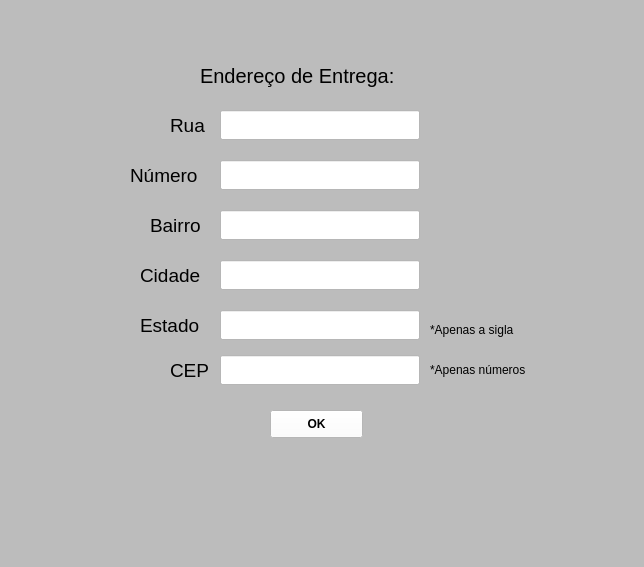
<?xml version="1.0" encoding="UTF-8"?>
<ui version="4.0">
 <class>MainWindow</class>
 <widget class="QMainWindow" name="MainWindow">
  <property name="geometry">
   <rect>
    <x>0</x>
    <y>0</y>
    <width>644</width>
    <height>567</height>
   </rect>
  </property>
  <property name="windowTitle">
   <string>MainWindow</string>
  </property>
  <property name="styleSheet">
   <string notr="true">background-color: rgb(188, 188, 188)</string>
  </property>
  <widget class="QWidget" name="centralwidget">
   <widget class="QLabel" name="label_6">
    <property name="geometry">
     <rect>
      <x>430</x>
      <y>360</y>
      <width>111</width>
      <height>20</height>
     </rect>
    </property>
    <property name="text">
     <string>*Apenas números</string>
    </property>
   </widget>
   <widget class="QPushButton" name="pushButton">
    <property name="geometry">
     <rect>
      <x>270</x>
      <y>410</y>
      <width>93</width>
      <height>28</height>
     </rect>
    </property>
    <property name="font">
     <font>
      <weight>75</weight>
      <bold>true</bold>
     </font>
    </property>
    <property name="styleSheet">
     <string notr="true">background-color: rgb(255, 255, 255)</string>
    </property>
    <property name="text">
     <string>OK</string>
    </property>
   </widget>
   <widget class="QLabel" name="label">
    <property name="geometry">
     <rect>
      <x>200</x>
      <y>60</y>
      <width>261</width>
      <height>31</height>
     </rect>
    </property>
    <property name="font">
     <font>
      <pointsize>15</pointsize>
     </font>
    </property>
    <property name="text">
     <string>Endereço de Entrega:</string>
    </property>
   </widget>
   <widget class="QLineEdit" name="num">
    <property name="geometry">
     <rect>
      <x>220</x>
      <y>160</y>
      <width>200</width>
      <height>30</height>
     </rect>
    </property>
    <property name="font">
     <font>
      <pointsize>10</pointsize>
     </font>
    </property>
    <property name="styleSheet">
     <string notr="true">background-color: rgb(255, 255, 255)</string>
    </property>
    <property name="maxLength">
     <number>11</number>
    </property>
   </widget>
   <widget class="QLabel" name="label_4">
    <property name="geometry">
     <rect>
      <x>130</x>
      <y>165</y>
      <width>81</width>
      <height>21</height>
     </rect>
    </property>
    <property name="font">
     <font>
      <pointsize>14</pointsize>
     </font>
    </property>
    <property name="text">
     <string>Número</string>
    </property>
   </widget>
   <widget class="QLabel" name="label_3">
    <property name="geometry">
     <rect>
      <x>170</x>
      <y>115</y>
      <width>41</width>
      <height>21</height>
     </rect>
    </property>
    <property name="font">
     <font>
      <pointsize>14</pointsize>
     </font>
    </property>
    <property name="text">
     <string>Rua</string>
    </property>
   </widget>
   <widget class="QLineEdit" name="rua">
    <property name="geometry">
     <rect>
      <x>220</x>
      <y>110</y>
      <width>200</width>
      <height>30</height>
     </rect>
    </property>
    <property name="font">
     <font>
      <pointsize>10</pointsize>
     </font>
    </property>
    <property name="styleSheet">
     <string notr="true">background-color: rgb(255, 255, 255)</string>
    </property>
    <property name="maxLength">
     <number>100</number>
    </property>
   </widget>
   <widget class="QLineEdit" name="bairro">
    <property name="geometry">
     <rect>
      <x>220</x>
      <y>210</y>
      <width>200</width>
      <height>30</height>
     </rect>
    </property>
    <property name="font">
     <font>
      <pointsize>10</pointsize>
     </font>
    </property>
    <property name="styleSheet">
     <string notr="true">background-color: rgb(255, 255, 255)</string>
    </property>
    <property name="maxLength">
     <number>11</number>
    </property>
   </widget>
   <widget class="QLineEdit" name="cidade">
    <property name="geometry">
     <rect>
      <x>220</x>
      <y>260</y>
      <width>200</width>
      <height>30</height>
     </rect>
    </property>
    <property name="font">
     <font>
      <pointsize>10</pointsize>
     </font>
    </property>
    <property name="styleSheet">
     <string notr="true">background-color: rgb(255, 255, 255)</string>
    </property>
    <property name="maxLength">
     <number>11</number>
    </property>
   </widget>
   <widget class="QLabel" name="label_5">
    <property name="geometry">
     <rect>
      <x>150</x>
      <y>215</y>
      <width>61</width>
      <height>21</height>
     </rect>
    </property>
    <property name="font">
     <font>
      <pointsize>14</pointsize>
     </font>
    </property>
    <property name="text">
     <string>Bairro</string>
    </property>
   </widget>
   <widget class="QLabel" name="label_8">
    <property name="geometry">
     <rect>
      <x>140</x>
      <y>265</y>
      <width>71</width>
      <height>21</height>
     </rect>
    </property>
    <property name="font">
     <font>
      <pointsize>14</pointsize>
     </font>
    </property>
    <property name="text">
     <string>Cidade</string>
    </property>
   </widget>
   <widget class="QLabel" name="label_9">
    <property name="geometry">
     <rect>
      <x>140</x>
      <y>315</y>
      <width>71</width>
      <height>21</height>
     </rect>
    </property>
    <property name="font">
     <font>
      <pointsize>14</pointsize>
     </font>
    </property>
    <property name="text">
     <string>Estado</string>
    </property>
   </widget>
   <widget class="QLineEdit" name="estado">
    <property name="geometry">
     <rect>
      <x>220</x>
      <y>310</y>
      <width>200</width>
      <height>30</height>
     </rect>
    </property>
    <property name="font">
     <font>
      <pointsize>10</pointsize>
     </font>
    </property>
    <property name="styleSheet">
     <string notr="true">background-color: rgb(255, 255, 255)</string>
    </property>
    <property name="maxLength">
     <number>11</number>
    </property>
   </widget>
   <widget class="QLineEdit" name="cep">
    <property name="geometry">
     <rect>
      <x>220</x>
      <y>355</y>
      <width>200</width>
      <height>30</height>
     </rect>
    </property>
    <property name="font">
     <font>
      <pointsize>10</pointsize>
     </font>
    </property>
    <property name="styleSheet">
     <string notr="true">background-color: rgb(255, 255, 255)</string>
    </property>
    <property name="text">
     <string/>
    </property>
    <property name="maxLength">
     <number>11</number>
    </property>
   </widget>
   <widget class="QLabel" name="label_10">
    <property name="geometry">
     <rect>
      <x>170</x>
      <y>360</y>
      <width>41</width>
      <height>21</height>
     </rect>
    </property>
    <property name="font">
     <font>
      <pointsize>14</pointsize>
     </font>
    </property>
    <property name="text">
     <string>CEP</string>
    </property>
   </widget>
   <widget class="QLabel" name="label_7">
    <property name="geometry">
     <rect>
      <x>430</x>
      <y>320</y>
      <width>111</width>
      <height>20</height>
     </rect>
    </property>
    <property name="text">
     <string>*Apenas a sigla</string>
    </property>
   </widget>
  </widget>
  <widget class="QMenuBar" name="menubar">
   <property name="geometry">
    <rect>
     <x>0</x>
     <y>0</y>
     <width>644</width>
     <height>26</height>
    </rect>
   </property>
  </widget>
  <widget class="QStatusBar" name="statusbar"/>
 </widget>
 <resources/>
 <connections/>
</ui>
